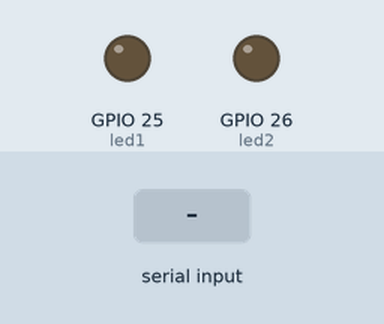
Bench run of a sketch on a simulated ESP32. Parts: output pins drawn as LEDs (lit = HIGH). Inputs (shaded band) come from the test bench.

Above: at 1.2 s.
1.3 s: "A" received over Serial
At 1.7 s:
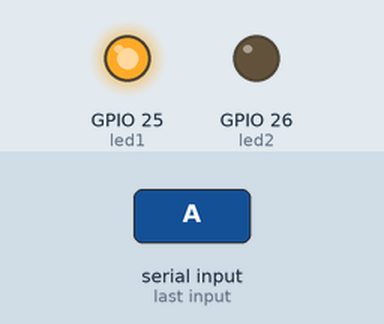
2.8 s: "B" received over Serial
At 4.0 s:
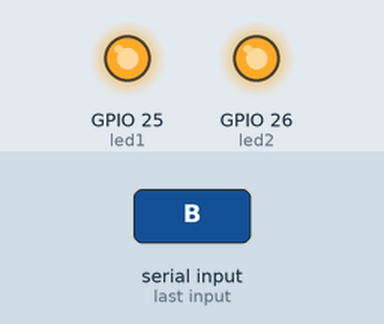
4.3 s: "a" received over Serial
At 5.2 s:
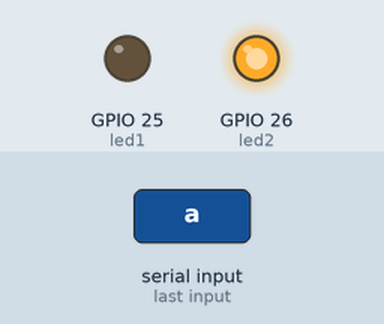
5.8 s: "b" received over Serial
At 6.4 s:
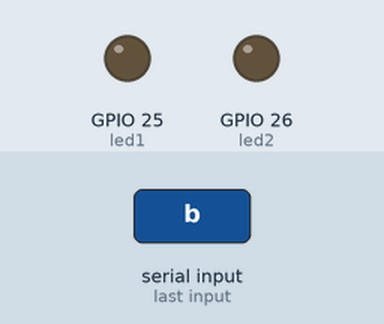
7.3 s: "T" received over Serial
At 8.7 s:
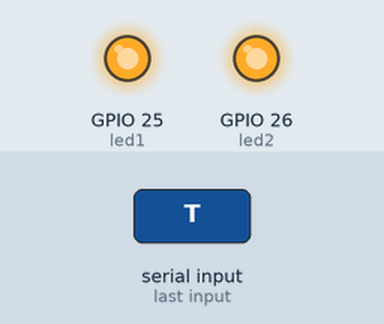
Timing chart, 0 to 9.8 s (numbered marks = the images above; inputs shaded):
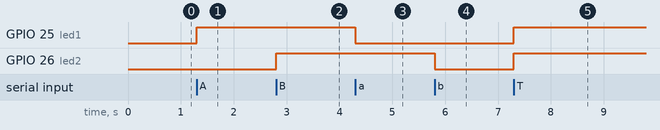

Measured:
- after the input at 1.3 s, GPIO 25 (led1): LOW → HIGH at once
- after the input at 2.8 s, GPIO 26 (led2): LOW → HIGH at once
- after the input at 4.3 s, GPIO 25 (led1): HIGH → LOW at once
- after the input at 5.8 s, GPIO 26 (led2): HIGH → LOW at once
- after the input at 7.3 s, GPIO 25 (led1), GPIO 26 (led2): LOW → HIGH at once

The sketch:

sketch_jul10a.ino
```cpp
int led1 = 25;
int led2 = 26;


void setup() {

  pinMode(led1, OUTPUT);
  pinMode(led2, OUTPUT);

  Serial.begin(9600);

}


void loop() {


  if(Serial.available()){


    char comando = Serial.read();


    switch(comando){


      case 'A':
        digitalWrite(led1, HIGH);
        break;


      case 'a':
        digitalWrite(led1, LOW);
        break;


      case 'B':
        digitalWrite(led2, HIGH);
        break;


      case 'b':
        digitalWrite(led2, LOW);
        break;


      case 'T':
        digitalWrite(led1, HIGH);
        digitalWrite(led2, HIGH);

        break;


      case 't':
        digitalWrite(led1, LOW);
        digitalWrite(led2, LOW);

        break;
     }

  }

}
```
